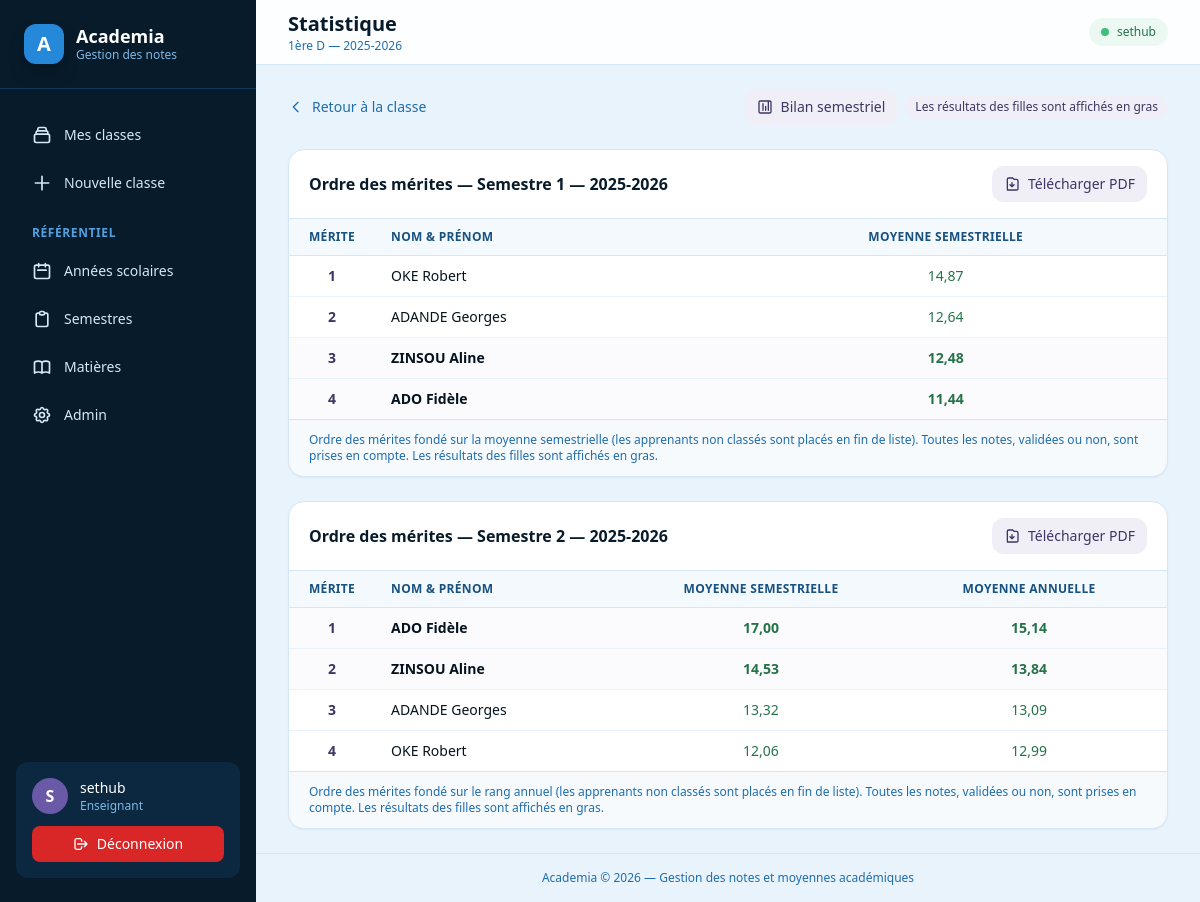
The app's page /classes/2/statistique/ (signed in) with its own data.
### academics/models.py (models this page shows, shortened)
class Classe(models.Model):
    annee_scolaire = models.ForeignKey(
        AnneeScolaire, on_delete=models.CASCADE, related_name="classes"
    )
    nom = models.CharField(max_length=100)  # ex: "Terminale D"
    lien_public_uid = models.UUIDField(unique=True, editable=False, null=True)
    class Meta:
        constraints = [
            models.UniqueConstraint(
                fields=["annee_scolaire", "nom"], name="uniq_classe_par_annee"
            )
        ]
        ordering = ["nom"]

class AnneeScolaire(models.Model):
    libelle = models.CharField(max_length=20, unique=True)
    est_courante = models.BooleanField(default=False)
    objects = AnneeScolaireQuerySet.as_manager()
    class Meta:
        ordering = ["-libelle"]

class Semestre(models.Model):
    class Libelle(models.TextChoices):
        S1 = "S1", "Semestre 1"
        S2 = "S2", "Semestre 2"
    annee_scolaire = models.ForeignKey(
        AnneeScolaire, on_delete=models.CASCADE, related_name="semestres"
    )
    libelle = models.CharField(max_length=2, choices=Libelle.choices)
    class Meta:
        constraints = [
            models.UniqueConstraint(
                fields=["annee_scolaire", "libelle"], name="uniq_semestre_par_annee"
            )
        ]
        ordering = ["annee_scolaire", "libelle"]

class Eleve(models.Model):
    class Statut(models.TextChoices):
        NOUVEAU = "N", "Nouveau"
        REDOUBLANT = "R", "Redoublant"
    class Genre(models.TextChoices):
        MASCULIN = "M", "Masculin"
        FEMININ = "F", "Féminin"
    classe = models.ForeignKey(Classe, on_delete=models.CASCADE, related_name="eleves")
    nom = models.CharField(max_length=100)
    prenom = models.CharField(max_length=100)
    statut = models.CharField(max_length=1, choices=Statut.choices)
    genre = models.CharField(max_length=1, choices=Genre.choices)
    class Meta:
        constraints = [
            models.UniqueConstraint(
                fields=["classe", "nom", "prenom"], name="uniq_eleve_par_classe"
            )
        ]
        ordering = ["nom", "prenom"]

### grades/views.py (the view)
class ClasseStatistiqueView(LoginRequiredMixin, View):
    template_name = "grades/statistique_classe.html"
    def get(self, request, pk):
        classe = get_object_or_404(
            Classe.objects.select_related("annee_scolaire"), pk=pk
        )
        classe_matieres = list(classe.classe_matieres.select_related("matiere"))
        semestres = list(classe.annee_scolaire.semestres.all())
        sections = _construire_sections_statistiques(
            classe, classe_matieres, semestres
        )
        return render(request, self.template_name, {
            "classe": classe,
            "classe_matieres": classe_matieres,
            "sections": sections,
        })

### templates/grades/statistique_classe.html (shortened to what this page needs)
{% extends "base.html" %}
{% block page_title %}Statistique{% endblock %}
{% block page_subtitle %}{{ classe.nom }} — {{ classe.annee_scolaire.libelle }}{% endblock %}
{% block content %}
<div class="space-y-6">
    <div class="flex items-center justify-between flex-wrap gap-3">
        <a href="{% url 'academics:classe_detail' classe.pk %}" class="inline-flex items-center gap-2 text-sm font-medium text-blue-bell-600 hover:text-blue-bell-800 transition">
            <svg class="w-4 h-4" fill="none" stroke="currentColor" viewBox="0 0 24 24"><path stroke-linecap="round" stroke-linejoin="round" stroke-width="2" d="M15 19l-7-7 7-7"/></svg>
            Retour à la classe
        </a>
        <div class="flex items-center gap-2 flex-wrap">
            <a href="{% url 'grades:bilan_classe' classe.pk %}" class="inline-flex items-center gap-2 px-3 py-2 rounded-xl bg-deep-lilac-50 hover:bg-deep-lilac-100 text-deep-lilac-700 text-sm font-medium transition">
                <svg class="w-4 h-4" fill="none" stroke="currentColor" viewBox="0 0 24 24"><path stroke-linecap="round" stroke-linejoin="round" stroke-width="2" d="M9 17V7m4 10V11m4 6V3M5 21h14a2 2 0 002-2V5a2 2 0 00-2-2H5a2 2 0 00-2 2v14a2 2 0 002 2z"/></svg>
                <span class="hidden sm:inline">Bilan semestriel</span>
            </a>
            <span class="inline-flex items-center gap-1.5 px-2.5 py-1 rounded-full bg-deep-lilac-50 text-deep-lilac-700 text-xs font-medium">
                Les résultats des filles sont affichés en gras
            </span>
        </div>
    </div>
    {% for section in sections %}
    <div class="bg-white rounded-2xl border border-blue-bell-100 shadow-sm overflow-hidden">
        <div class="px-5 py-4 border-b border-blue-bell-100 flex items-center justify-between gap-3 flex-wrap">
            <h3 class="font-semibold text-blue-bell-900">Ordre des mérites — {{ section.semestre.get_libelle_display }} — {{ section.semestre.annee_scolaire.libelle }}</h3>
            <a href="{% url 'grades:bilan_classe_pdf' classe.pk section.semestre.pk %}" class="inline-flex items-center gap-2 px-3 py-2 rounded-xl bg-deep-lilac-50 hover:bg-deep-lilac-100 text-deep-lilac-700 text-sm font-medium transition" title="Télécharger la fiche statistique au format PDF">
                <svg class="w-4 h-4" fill="none" stroke="currentColor" viewBox="0 0 24 24"><path stroke-linecap="round" stroke-linejoin="round" stroke-width="2" d="M12 10v6m0 0l-3-3m3 3l3-3M5 21h14a2 2 0 002-2V7a2 2 0 00-2-2h-4l-2-2H7a2 2 0 00-2 2v14a2 2 0 002 2z"/></svg>
                <span class="hidden sm:inline">Télécharger PDF</span>
            </a>
        </div>
        {% if section.fiche %}
        <div class="overflow-x-auto">
            <table class="w-full text-sm whitespace-nowrap">
                <thead>
                    <tr class="text-left text-xs text-blue-bell-700 uppercase tracking-wide border-b border-blue-bell-100 bg-blue-bell-50/50">
                        <th class="py-2.5 pr-6 pl-5 font-semibold w-20">Mérite</th>
                        <th class="py-2.5 px-3 font-semibold">Nom &amp; Prénom</th>
                        <th class="py-2.5 px-3 font-semibold text-center">Moyenne semestrielle</th>
                        {% if section.afficher_annuel %}
                        <th class="py-2.5 pr-5 font-semibold text-center">Moyenne annuelle</th>
                        {% endif %}
                    </tr>
                </thead>
                <tbody class="divide-y divide-blue-bell-50">
                    {% for ligne in section.fiche %}
                    <tr class="{% if ligne.est_fille %}font-bold bg-deep-lilac-50/30{% endif %}">
                        <td class="py-2.5 pr-6 pl-5 text-center font-bold text-deep-lilac-700">
                            {% if section.afficher_annuel %}
                                {% if ligne.rang_annuel %}{{ ligne.rang_annuel.rang }}{% else %}<span class="font-normal text-blue-bell-400">—</span>{% endif %}
                            {% else %}
                                {% if ligne.rang %}{{ ligne.rang.rang }}{% else %}<span class="font-normal text-blue-bell-400">—</span>{% endif %}
                            {% endif %}
                        </td>
                        <td class="py-2.5 px-3">{{ ligne.eleve.nom }} {{ ligne.eleve.prenom }}</td>
                        <td class="py-2.5 px-3 text-center">
                            {% if ligne.moyenne != None %}
                            <span class="{% if ligne.moyenne >= 10 %}text-jungle-green-700{% else %}text-lobster-pink-700{% endif %}">{{ ligne.moyenne }}</span>
                            {% else %}<span class="font-normal text-blue-bell-400">—</span>{% endif %}
                        </td>
                        {% if section.afficher_annuel %}
                        <td class="py-2.5 pr-5 text-center">
                            {% if ligne.moy_annuelle != None %}
                            <span class="{% if ligne.moy_annuelle >= 10 %}text-jungle-green-700{% else %}text-lobster-pink-700{% endif %}">{{ ligne.moy_annuelle }}</span>
                            {% else %}<span class="font-normal text-blue-bell-400">—</span>{% endif %}
                        </td>
                        {% endif %}
                    </tr>
                    {% endfor %}
                </tbody>
            </table>
        </div>
        <div class="px-5 py-3 border-t border-blue-bell-100 bg-blue-bell-50/40">
            <p class="text-xs text-blue-bell-600">
                Ordre des mérites fondé sur {% if section.afficher_annuel %}le rang annuel{% else %}la moyenne semestrielle{% endif %} (les apprenants non classés sont placés en fin de liste). Toutes les notes, validées ou non, sont prises en compte. Les résultats des filles sont affichés en gras.
            </p>
        </div>
        {% else %}
        <div class="p-8 text-center">
            <p class="text-sm text-blue-bell-600">Aucun élève inscrit dans cette classe.</p>
        </div>
        {% endif %}
    </div>
    {% empty %}
    <div class="bg-white rounded-2xl border border-blue-bell-100 shadow-sm p-8 text-center">
        <p class="text-sm text-blue-bell-600">Aucun semestre défini pour l'année scolaire {{ classe.annee_scolaire.libelle }}.</p>
    </div>
    {% endfor %}
</div>
{% endblock %}

### templates/base.html (shortened to what this page needs)
{% load static %}
<!DOCTYPE html>
<html lang="fr">
<head>
    <script src="https://cdn.tailwindcss.com"></script>
</head>
<body class="min-h-screen bg-blue-bell-50 text-blue-bell-950 antialiased">
    {% block body %}
    <div class="min-h-screen flex flex-col md:flex-row">
        <aside class="hidden md:flex md:w-64 md:flex-col bg-blue-bell-900 text-blue-bell-100">
            <a href="{% url 'dashboard:home' %}" class="flex items-center gap-3 px-6 py-6 border-b border-blue-bell-800 hover:bg-blue-bell-800/50 transition">
                <div class="w-10 h-10 rounded-xl bg-blue-bell-500 flex items-center justify-center text-white font-bold text-xl shadow-lg shadow-blue-bell-950/50">A</div>
                <div>
                    <div class="font-bold text-white text-lg leading-tight">Academia</div>
                    <div class="text-xs text-blue-bell-300">Gestion des notes</div>
                </div>
            </a>
            <nav class="flex-1 px-4 py-6 space-y-1 overflow-y-auto">
                <a href="{% url 'academics:classe_list' %}" class="flex items-center gap-3 px-4 py-3 rounded-xl text-sm font-medium transition hover:bg-blue-bell-800 hover:text-white ">
                    <svg class="w-5 h-5" fill="none" stroke="currentColor" viewBox="0 0 24 24"><path stroke-linecap="round" stroke-linejoin="round" stroke-width="2" d="M19 11H5m14 0a2 2 0 012 2v6a2 2 0 01-2 2H5a2 2 0 01-2-2v-6a2 2 0 012-2m14 0V9a2 2 0 00-2-2M5 11V9a2 2 0 012-2m0 0V5a2 2 0 012-2h6a2 2 0 012 2v2M7 7h10"/></svg>
                    Mes classes
                </a>
                <a href="{% url 'academics:classe_create' %}" class="flex items-center gap-3 px-4 py-3 rounded-xl text-sm font-medium transition hover:bg-blue-bell-800 hover:text-white">
                    <svg class="w-5 h-5" fill="none" stroke="currentColor" viewBox="0 0 24 24"><path stroke-linecap="round" stroke-linejoin="round" stroke-width="2" d="M12 4v16m8-8H4"/></svg>
                    Nouvelle classe
                </a>
                <div class="pt-4 pb-1 px-4 text-xs font-semibold text-blue-bell-400 uppercase tracking-wider">Référentiel</div>
                <a href="{% url 'academics:anneescolaire_list' %}" class="flex items-center gap-3 px-4 py-3 rounded-xl text-sm font-medium transition hover:bg-blue-bell-800 hover:text-white ">
                    <svg class="w-5 h-5" fill="none" stroke="currentColor" viewBox="0 0 24 24"><path stroke-linecap="round" stroke-linejoin="round" stroke-width="2" d="M8 7V3m8 4V3m-9 8h10M5 21h14a2 2 0 002-2V7a2 2 0 00-2-2H5a2 2 0 00-2 2v12a2 2 0 002 2z"/></svg>
                    Années scolaires
                </a>
                <a href="{% url 'academics:semestre_list' %}" class="flex items-center gap-3 px-4 py-3 rounded-xl text-sm font-medium transition hover:bg-blue-bell-800 hover:text-white ">
                    <svg class="w-5 h-5" fill="none" stroke="currentColor" viewBox="0 0 24 24"><path stroke-linecap="round" stroke-linejoin="round" stroke-width="2" d="M9 5H7a2 2 0 00-2 2v12a2 2 0 002 2h10a2 2 0 002-2V7a2 2 0 00-2-2h-2M9 5a2 2 0 002 2h2a2 2 0 002-2M9 5a2 2 0 012-2h2a2 2 0 012 2"/></svg>
                    Semestres
                </a>
                <a href="{% url 'academics:matiere_list' %}" class="flex items-center gap-3 px-4 py-3 rounded-xl text-sm font-medium transition hover:bg-blue-bell-800 hover:text-white ">
                    Matières
                </a>
                <a href="{% url 'admin:index' %}" class="flex items-center gap-3 px-4 py-3 rounded-xl text-sm font-medium transition hover:bg-blue-bell-800 hover:text-white">
                    Admin
                </a>
            </nav>
            <div class="px-4 pb-6">
                <div class="p-4 rounded-xl bg-blue-bell-800/50">
                    <div class="flex items-center gap-3">
                        <div class="w-9 h-9 rounded-full bg-deep-lilac-500 flex items-center justify-center text-white font-bold uppercase">
                            {{ user.username|slice:":1" }}
                        </div>
                        <div class="flex-1 min-w-0">
                            <div class="text-sm font-medium text-white truncate">{{ user.username }}</div>
                            <div class="text-xs text-blue-bell-300">Enseignant</div>
                        </div>
                    </div>
                    <form method="post" action="{% url 'logout' %}" class="mt-3">
                        <button type="submit" class="w-full flex items-center justify-center gap-2 px-4 py-2 rounded-lg bg-lobster-pink-500 hover:bg-lobster-pink-600 text-white text-sm font-medium transition">
                            <svg class="w-4 h-4" fill="none" stroke="currentColor" viewBox="0 0 24 24"><path stroke-linecap="round" stroke-linejoin="round" stroke-width="2" d="M17 16l4-4m0 0l-4-4m4 4H7m6 4v1a3 3 0 01-3 3H6a3 3 0 01-3-3V7a3 3 0 013-3h4a3 3 0 013 3v1"/></svg>
                            Déconnexion
                        </button>
                    </form>
                </div>
            </div>
        </aside>
        <div class="flex-1 flex flex-col min-w-0">
            <header class="sticky top-0 z-40 bg-white/90 backdrop-blur border-b border-blue-bell-100">
                <div class="flex items-center justify-between px-4 md:px-8 h-16">
                    <div class="flex items-center gap-3">
                        <div class="hidden md:block">
                            <h1 class="text-xl font-bold text-blue-bell-900">{% block page_title %}Academia{% endblock %}</h1>
                            <p class="text-xs text-blue-bell-600">{% block page_subtitle %}Gestion académique{% endblock %}</p>
                        </div>
                    </div>
                    <div class="flex items-center gap-3">
                        <span class="hidden sm:inline-flex items-center gap-2 px-3 py-1.5 rounded-full bg-jungle-green-50 text-jungle-green-700 text-xs font-medium">
                            <span class="w-2 h-2 rounded-full bg-jungle-green-500 animate-pulse"></span>
                            {{ user.get_username }}
                        </span>
                    </div>
                </div>
            </header>
            <main class="flex-1 px-4 md:px-8 py-6">
                {% block content %}{% endblock %}
            </main>
            <footer class="px-4 md:px-8 py-4 border-t border-blue-bell-100">
                <p class="text-xs text-center text-blue-bell-600">Academia &copy; {% now "Y" %} — Gestion des notes et moyennes académiques</p>
            </footer>
        </div>
    </div>
    {% endblock %}
</body>
</html>

### records on screen
Classe: nom "1ère D", annee_scolaire.libelle "2025-2026"
Semestre: semestre.libelle "Semestre 1", semestre.annee_scolaire.libelle "2025-2026", shows "la moyenne semestrielle"
Eleve: rang.rang "1", eleve.nom "OKE", eleve.prenom "Robert", moyenne "14,87", rang_annuel.rang "4", moyenne "12,06", moy_annuelle "12,99"
Eleve: rang.rang "2", eleve.nom "ADANDE", eleve.prenom "Georges", moyenne "12,64", rang_annuel.rang "3", moyenne "13,32", moy_annuelle "13,09"
Eleve: rang.rang "3", eleve.nom "ZINSOU", eleve.prenom "Aline", moyenne "12,48", rang_annuel.rang "2", moyenne "14,53", moy_annuelle "13,84"
Eleve: rang.rang "4", eleve.nom "ADO", eleve.prenom "Fidèle", moyenne "11,44", rang_annuel.rang "1", moyenne "17,00", moy_annuelle "15,14"
Semestre: semestre.libelle "Semestre 2", semestre.annee_scolaire.libelle "2025-2026", shows "MOYENNE ANNUELLE", shows "le rang annuel"

### other values on screen
{{ user.username|slice:":1" }} "S"
{{ user.username }} "sethub"
{{ user.get_username }} "sethub"
